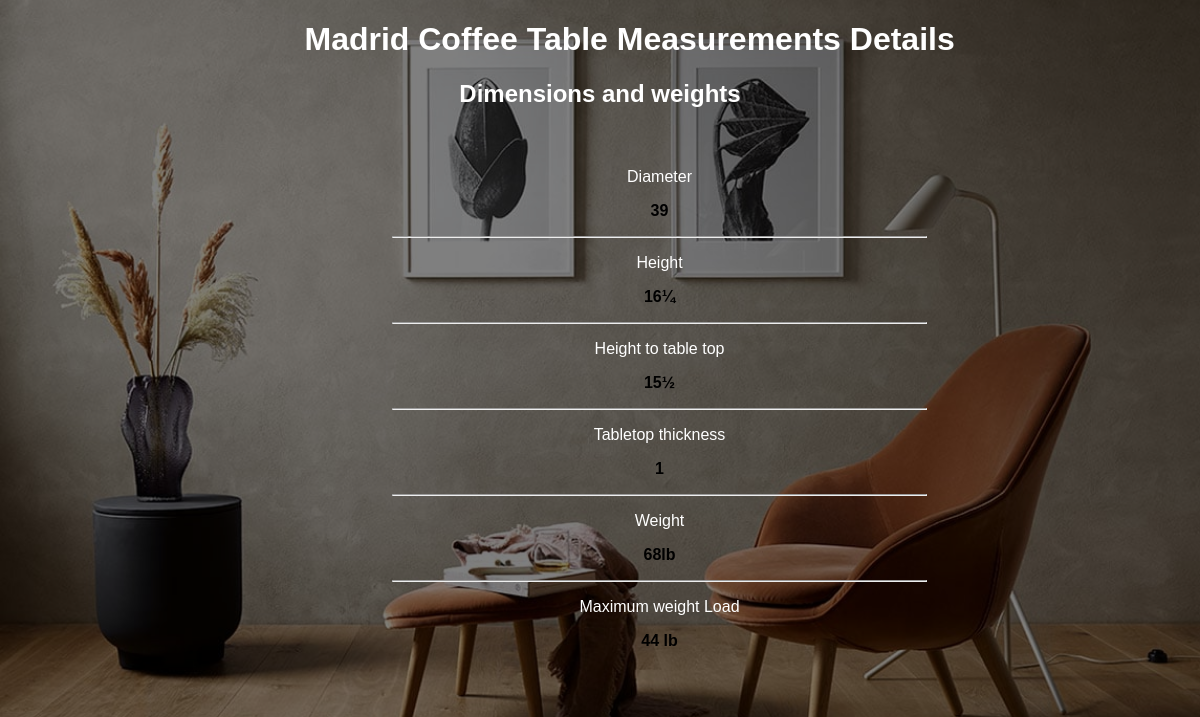
/HtmlFiles/MadridMeasurementDetails.php, run on the app's committed database.
### tables this page shows
CREATE TABLE `madridmeasurements` (
  `id` int(11) NOT NULL,
  `diameter` varchar(10) DEFAULT NULL,
  `height` varchar(10) DEFAULT NULL,
  `height_to_table_top` varchar(10) DEFAULT NULL,
  `tabletop_thickness` varchar(10) DEFAULT NULL,
  `weight` varchar(10) DEFAULT NULL,
  `max_weight_load` varchar(10) DEFAULT NULL
);

### PhpFiles/MadridMeasurements.php (the view)
<?php
function displayMadridMeasurements($conn) {
    $sql = "SELECT * FROM madridmeasurements LIMIT 1";
    $result = $conn->query($sql);
    if ($result && $result->num_rows > 0) {
        $row = $result->fetch_assoc();
        echo '
        <p style="color: white;">Diameter</p>
        <strong><p>' . $row["diameter"] . '</p></strong>
        <hr style="width: 90%;">
        <p style="color: white;">Height</p>
        <strong><p>' . $row["height"] . '</p></strong>
        <hr style="width: 90%;">
        <div>
            <p style="color: white;">Height to table top</p>
            <strong><p>' . $row["height_to_table_top"] . '</p></strong>
        </div>
        <hr style="width: 90%;">
        <div>
            <p style="color: white;">Tabletop thickness</p>
            <strong><p>' . $row["tabletop_thickness"] . '</p></strong>
        </div>
        <hr style="width: 90%;">
        <div>
            <p style="color: white;">Weight</p>
            <strong><p>' . $row["weight"] . '</p></strong>
        </div>
        <hr style="width: 90%;">
        <div>
            <p style="color: white;">Maximum weight Load</p>
            <strong><p>' . $row["max_weight_load"] . '</p></strong>
        </div>';
    } else {
        echo "<p style='color: white;'>No measurement data found.</p>";
    }
}
?>

### HtmlFiles/MadridMeasurementDetails.php (style rules this page uses)
body { text-align: center; background-color: #f4f4f4; font-family: Arial, sans-serif; background: linear-gradient(rgba(0, 0, 0, 0.5), rgba(0, 0, 0, 0.5)), url('../Images/ArtChairProductDetailsBackgroundImage.jpg') no-repeat center center fixed; background-size: cover; }

### data on the page
madridmeasurements: diameter "39", height "16¼", height_to_table_top "15½", tabletop_thickness "1", weight "68lb", max_weight_load "44 lb"
